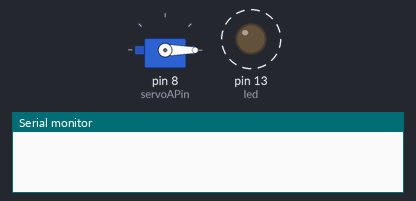
This sketch was run on a simulated Arduino Uno, built with avr-gcc and run on an emulated ATmega328P. Shown: servo, output pins drawn as LEDs (lit = HIGH), the last lines printed to the serial monitor. Dashed ring = blinking.

Above: at 0.05 s.
At 3.05 s:
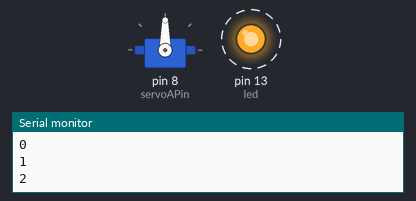
At 5.95 s:
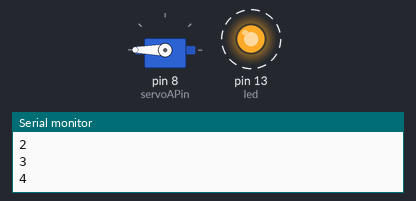
Timing chart, 0 to 7.8 s (numbered marks = the images above):
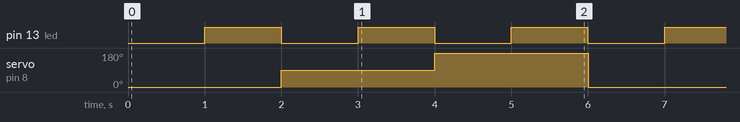

Measured:
- by itself, pin 13 (led): alternates HIGH for 1.0 s and LOW for 1.0 s
- by itself, servo on pin 8 (servoAPin): repeats every 6.0 s: 180° 2.0 s, 0° 2.0 s, 90° 2.0 s

The sketch:

testArduinServoTimer.ino
```cpp
#include <MsTimer2.h>
#include <Servo.h>

#define led LED_BUILTIN
#define servoAPin 8
Servo servoA;

void blinkLED(void)
{
  static boolean output = HIGH;

  digitalWrite(led, output);
  output = !output;
  Serial.println(millis()/1000);
}

void setup() {
  pinMode(led, OUTPUT);
  MsTimer2::set(1000, blinkLED); // 500ms period
  MsTimer2::start();
  Serial.begin(9600);
  servoA.attach(servoAPin);
}

void loop() {
  servoA.write(0);
  delay(2000);
  servoA.write(90);
  delay(2000);
  servoA.write(180);
  delay(2000);
}
```
